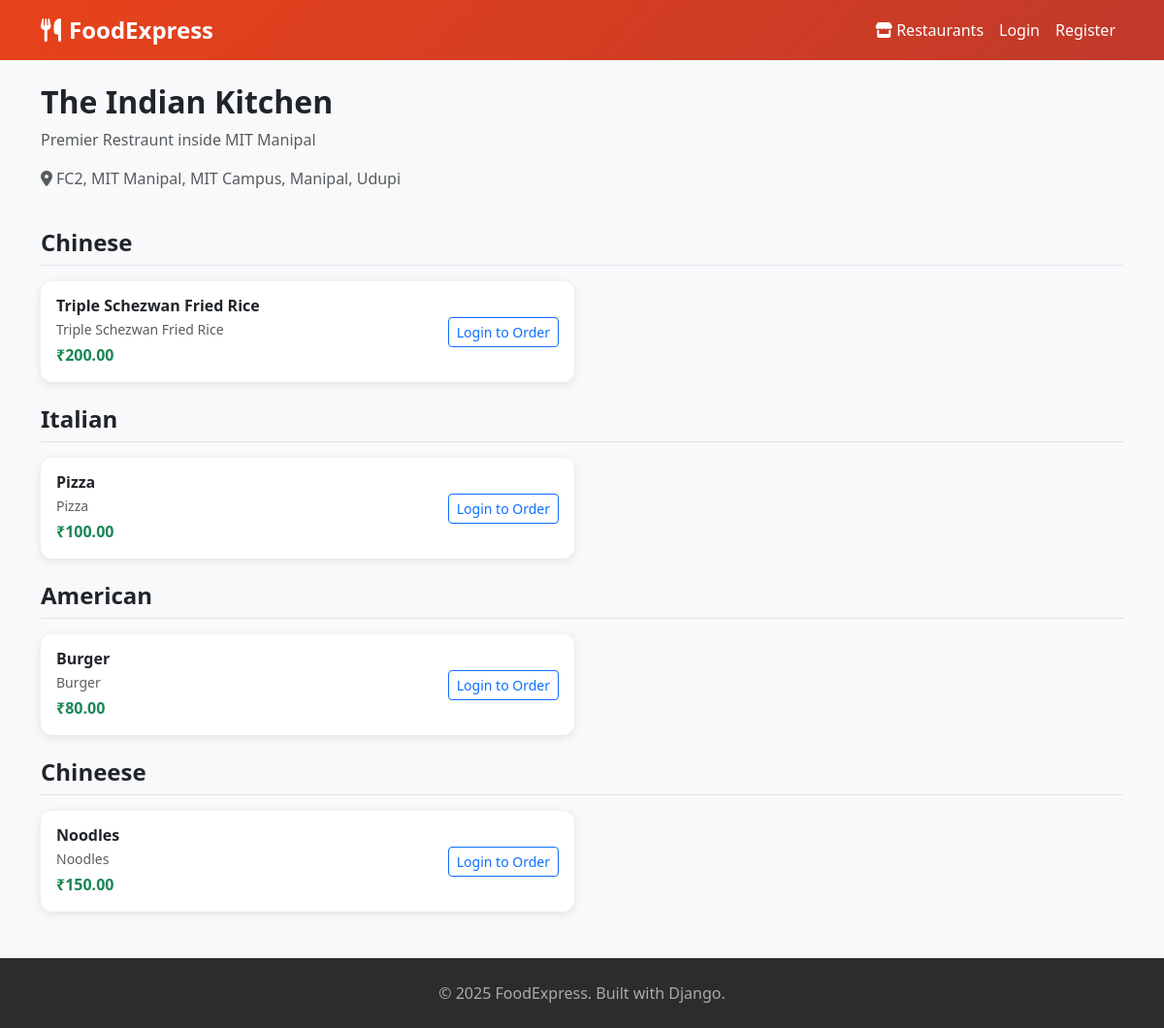
Page /restaurants/1/ on the committed database.
### restaurants/models.py (models this page shows, shortened)
class Restaurant(models.Model):
    name = models.CharField(max_length=200)
    description = models.TextField()
    image = models.ImageField(upload_to='restaurants/', blank=True)
    address = models.TextField()
    is_active = models.BooleanField(default=True)
    created_at = models.DateTimeField(auto_now_add=True)

class FoodItem(models.Model):
    restaurant = models.ForeignKey(Restaurant, on_delete=models.CASCADE, related_name='food_items')
    name = models.CharField(max_length=200)
    description = models.TextField()
    price = models.DecimalField(max_digits=8, decimal_places=2)
    image = models.ImageField(upload_to='food_items/', blank=True)
    is_available = models.BooleanField(default=True)
    category = models.CharField(max_length=100)

### restaurants/views.py (the view)
# urls.py: path('restaurants/<int:pk>/', views.restaurant_detail, name='restaurant_detail'),
def restaurant_detail(request, pk):
    restaurant = get_object_or_404(Restaurant, pk=pk)
    food_items = restaurant.food_items.filter(is_available=True)
    categories = food_items.values_list('category', flat=True).distinct()
    return render(request, 'restaurants/restaurant_detail.html', {
        'restaurant': restaurant,
        'food_items': food_items,
        'categories': categories,
    })

### templates/restaurants/restaurant_detail.html (shortened to what this page needs)
{% extends 'base.html' %}
{% block content %}
<div class="row mb-4">
    <div class="col-md-8">
        <h2 class="fw-bold">{{ restaurant.name }}</h2>
        <p class="text-muted">{{ restaurant.description }}</p>
        <p class="text-muted"><i class="fas fa-map-marker-alt me-1"></i>{{ restaurant.address }}</p>
    </div>
</div>
{% for category in categories %}
<h4 class="fw-bold mt-4 mb-3 border-bottom pb-2">{{ category }}</h4>
<div class="row g-3">
    {% for item in food_items %}
    {% if item.category == category %}
    <div class="col-md-6">
        <div class="card">
            <div class="card-body d-flex justify-content-between align-items-center">
                <div>
                    <h6 class="fw-bold mb-1">{{ item.name }}</h6>
                    <p class="text-muted small mb-1">{{ item.description }}</p>
                    <span class="fw-bold text-success">₹{{ item.price }}</span>
                </div>
                {% if user.is_authenticated %}
                <a href="{% url 'add_to_cart' item.id %}" class="btn btn-primary btn-sm ms-3">
                    <i class="fas fa-plus me-1"></i>Add
                </a>
                {% else %}
                <a href="{% url 'login' %}" class="btn btn-outline-primary btn-sm ms-3">Login to Order</a>
                {% endif %}
            </div>
        </div>
    </div>
    {% endif %}
    {% endfor %}
</div>
{% endfor %}
{% endblock %}

### templates/base.html (style rules this page uses)
body { background-color: #f8f9fa; }
.card { border: none; box-shadow: 0 2px 10px rgba(0,0,0,0.1); border-radius: 12px; }

### rows in the picture
Restaurant: name "The Indian Kitchen", description "Premier Restraunt inside MIT Manipal", address "FC2, MIT Manipal, MIT Campus, Manipal, Udupi"
FoodItem: name "Triple Schezwan Fried Rice", description "Triple Schezwan Fried Rice", price "200.00"
FoodItem: name "Pizza", description "Pizza", price "100.00"
FoodItem: name "Burger", description "Burger", price "80.00"
FoodItem: name "Noodles", description "Noodles", price "150.00"

### other values in the picture
{{ category }} "Chinese" "Italian" "American" "Chineese"
